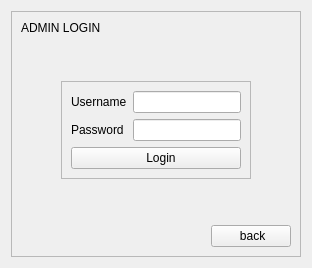
      <widget class="QWidget" name="Admin_Login_Page">
       <layout class="QVBoxLayout" name="verticalLayout_43">
        <item>
         <widget class="QFrame" name="frame_3">
          <property name="frameShape">
           <enum>QFrame::StyledPanel</enum>
          </property>
          <property name="frameShadow">
           <enum>QFrame::Raised</enum>
          </property>
          <layout class="QVBoxLayout" name="verticalLayout_42">
           <item>
            <layout class="QVBoxLayout" name="verticalLayout_41">
             <item>
              <widget class="QLabel" name="admin_login_title">
               <property name="styleSheet">
                <string notr="true">font: 36pt &quot;Fira Sans&quot;;</string>
               </property>
               <property name="text">
                <string>ADMIN LOGIN</string>
               </property>
              </widget>
             </item>
             <item>
              <spacer name="verticalSpacer_3">
               <property name="orientation">
                <enum>Qt::Vertical</enum>
               </property>
               <property name="sizeHint" stdset="0">
                <size>
                 <width>20</width>
                 <height>40</height>
                </size>
               </property>
              </spacer>
             </item>
             <item>
              <layout class="QHBoxLayout" name="horizontalLayout_30">
               <item>
                <spacer name="horizontalSpacer_6">
                 <property name="orientation">
                  <enum>Qt::Horizontal</enum>
                 </property>
                 <property name="sizeHint" stdset="0">
                  <size>
                   <width>40</width>
                   <height>20</height>
                  </size>
                 </property>
                </spacer>
               </item>
               <item>
                <widget class="QFrame" name="frame_7">
                 <property name="frameShape">
                  <enum>QFrame::StyledPanel</enum>
                 </property>
                 <property name="frameShadow">
                  <enum>QFrame::Raised</enum>
                 </property>
                 <layout class="QVBoxLayout" name="verticalLayout_40">
                  <item>
                   <layout class="QVBoxLayout" name="verticalLayout_39">
                    <item>
                     <layout class="QHBoxLayout" name="horizontalLayout_19">
                      <item>
                       <widget class="QLabel" name="label_2">
                        <property name="styleSheet">
                         <string notr="true">font: 12pt &quot;Fira Sans&quot;;</string>
                        </property>
                        <property name="text">
                         <string>Username</string>
                        </property>
                        <property name="buddy">
                         <cstring>admin_name_input</cstring>
                        </property>
                       </widget>
                      </item>
                      <item>
                       <widget class="QLineEdit" name="admin_name_input"/>
                      </item>
                     </layout>
                    </item>
                    <item>
                     <layout class="QHBoxLayout" name="horizontalLayout_28">
                      <item>
                       <widget class="QLabel" name="label_3">
                        <property name="styleSheet">
                         <string notr="true">font: 12pt &quot;Fira Sans&quot;;</string>
                        </property>
                        <property name="text">
                         <string>Password </string>
                        </property>
                        <property name="buddy">
                         <cstring>admin_passw_input</cstring>
                        </property>
                       </widget>
                      </item>
                      <item>
                       <widget class="QLineEdit" name="admin_passw_input">
                        <property name="echoMode">
                         <enum>QLineEdit::Password</enum>
                        </property>
                       </widget>
                      </item>
                     </layout>
                    </item>
                   </layout>
                  </item>
                  <item>
                   <widget class="QPushButton" name="admin_login_button">
                    <property name="styleSheet">
                     <string notr="true">font: 12pt &quot;Fira Sans&quot;;</string>
                    </property>
                    <property name="text">
                     <string>   Login</string>
                    </property>
                    <property name="icon">
                     <iconset resource="img.qrc">
                      <normaloff>:/img/login.png</normaloff>:/img/login.png</iconset>
                    </property>
                    <property name="iconSize">
                     <size>
                      <width>25</width>
                      <height>25</height>
                     </size>
                    </property>
                   </widget>
                  </item>
                  <item>
                   <layout class="QHBoxLayout" name="horizontalLayout_29"/>
                  </item>
                 </layout>
                </widget>
               </item>
               <item>
                <spacer name="horizontalSpacer_16">
                 <property name="orientation">
                  <enum>Qt::Horizontal</enum>
                 </property>
                 <property name="sizeHint" stdset="0">
                  <size>
                   <width>40</width>
                   <height>20</height>
                  </size>
                 </property>
                </spacer>
               </item>
              </layout>
             </item>
             <item>
              <spacer name="verticalSpacer_2">
               <property name="orientation">
                <enum>Qt::Vertical</enum>
               </property>
               <property name="sizeHint" stdset="0">
                <size>
                 <width>20</width>
                 <height>40</height>
                </size>
               </property>
              </spacer>
             </item>
             <item>
              <layout class="QHBoxLayout" name="horizontalLayout_23">
               <item>
                <spacer name="horizontalSpacer_11">
                 <property name="orientation">
                  <enum>Qt::Horizontal</enum>
                 </property>
                 <property name="sizeHint" stdset="0">
                  <size>
                   <width>40</width>
                   <height>20</height>
                  </size>
                 </property>
                </spacer>
               </item>
               <item>
                <widget class="QPushButton" name="back">
                 <property name="styleSheet">
                  <string notr="true">font: 12pt &quot;Fira Sans&quot;;</string>
                 </property>
                 <property name="text">
                  <string> back</string>
                 </property>
                 <property name="icon">
                  <iconset resource="img.qrc">
                   <normaloff>:/img/go-back.png</normaloff>:/img/go-back.png</iconset>
                 </property>
                 <property name="iconSize">
                  <size>
                   <width>20</width>
                   <height>20</height>
                  </size>
                 </property>
                </widget>
               </item>
              </layout>
             </item>
            </layout>
           </item>
          </layout>
         </widget>
        </item>
       </layout>
      </widget>
